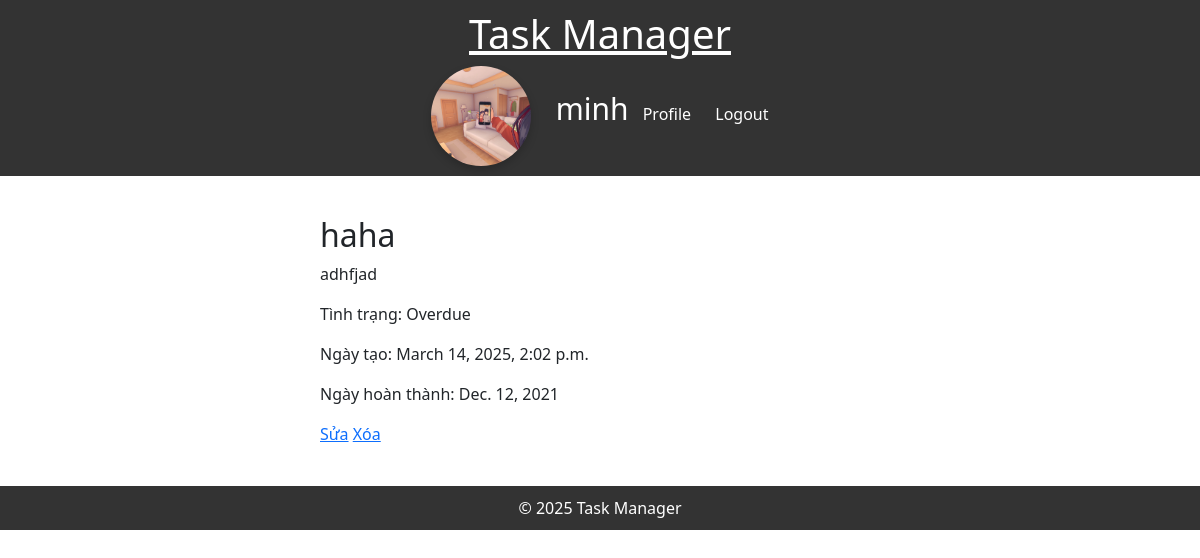
Page /task/5/ (signed in) on the committed database.
### users/models.py (models this page shows, shortened)
class Profile(models.Model):
    user = models.OneToOneField(User, on_delete=models.CASCADE)
    image = models.ImageField(default='default.png', upload_to='users_pics')

### blog/models.py (models this page shows, shortened)
class Task(models.Model):
    STATUS_CHOICES = [
        ('P', 'Pending'),
        ('I', 'In Progress'),
        ('C', 'Completed'),
        ('O', 'Overdue'),
    ]
    title = models.CharField(max_length=200)
    description = models.TextField()
    status = models.CharField(max_length=1, choices=STATUS_CHOICES, default='P')
    created = models.DateTimeField(default=now)
    finished = models.DateField()
    user = models.ForeignKey(User, on_delete=models.CASCADE, related_name='task')

### blog/views.py (the view)
# urls.py: path('task/<int:pk>/', TaskDetailView.as_view(), name='task-detail'),
class TaskDetailView(DetailView):
    model = Task
    template_name = 'blog/task_detail.html'

### blog/templates/blog/task_detail.html
{% extends "blog/base.html" %}
{% block content %}
    <h2>{{ object.title }}</h2>
    <p>{{ object.description }}</p>
    <p>Tình trạng: {{ object.get_status_display }}</p>
    <p>Ngày tạo: {{ object.created }}</p>
    <p>Ngày hoàn thành: {{ object.finished }}</p>
    <a href="{% url 'task-update' object.id %}">Sửa</a>
    <a href="{% url 'task-delete' object.id %}">Xóa</a>
{% endblock %}

### blog/templates/blog/base.html (shortened to what this page needs)
{% load static %}
<!DOCTYPE html>
<html lang="en">
<head>
    <link rel="stylesheet" href="{% static 'blog/css/style.css' %}">
    <link rel="stylesheet" href="https://cdn.jsdelivr.net/npm/bootstrap@5.1.3/dist/css/bootstrap.min.css">
    <link rel="stylesheet" href="https://cdnjs.cloudflare.com/ajax/libs/tempusdominus-bootstrap-4/5.39.0/css/tempusdominus-bootstrap-4.min.css">
</head>
<body>
    <header>
        <a style="color: #fff;" href="{% url 'home' %}"><h1>Task Manager</h1></a>
        <nav>
            {% if user.is_authenticated %}
                <div class="user-info">
                    <a href="{% url 'home' %}"><img style="width: 100px; height: 100px; object-fit: cover;" src="{{ user.profile.image.url }}" alt="Avatar" class="avatar"></a>
                    <span style="font-size: 30px;">{{ user.username }}</span>
                    <a href="{% url 'profile' %}">Profile</a>
                    <a href="{% url 'logout' %}">Logout</a>
                </div>
            {% else %}
                <a href="{% url 'login' %}">Login</a>
                <a href="{% url 'register' %}">Register</a>
            {% endif %}
        </nav>
    </header>
    <main>
        {% block content %}{% endblock %}
    </main>
    <footer>&copy; 2025 Task Manager</footer>
</body>
</html>

### blog/static/blog/css/style.css (style rules this page uses)
body { font-family: Arial, sans-serif; background-color: #f4f4f4; }
header, footer { background-color: #333; color: #fff; text-align: center; padding: 10px 0; }
nav a { color: #fff; margin: 0 10px; text-decoration: none; }
.avatar { width: 40px; height: 40px; border-radius: 50%; margin-right: 10px; }
main { max-width: 600px; margin: 20px auto; padding: 20px; background-color: #fff; border-radius: 5px; }
h2 { margin-bottom: 15px; }
.avatar { width: 150px; height: 150px; border-radius: 50%; box-shadow: 0 4px 8px rgba(0, 0, 0, 0.2); }

### rows in the picture
Task: title "haha", description "adhfjad", status "Overdue", created "March 14, 2025, 2:02 p.m.", finished "Dec. 12, 2021"

### other values in the picture
{{ user.username }} "minh"
